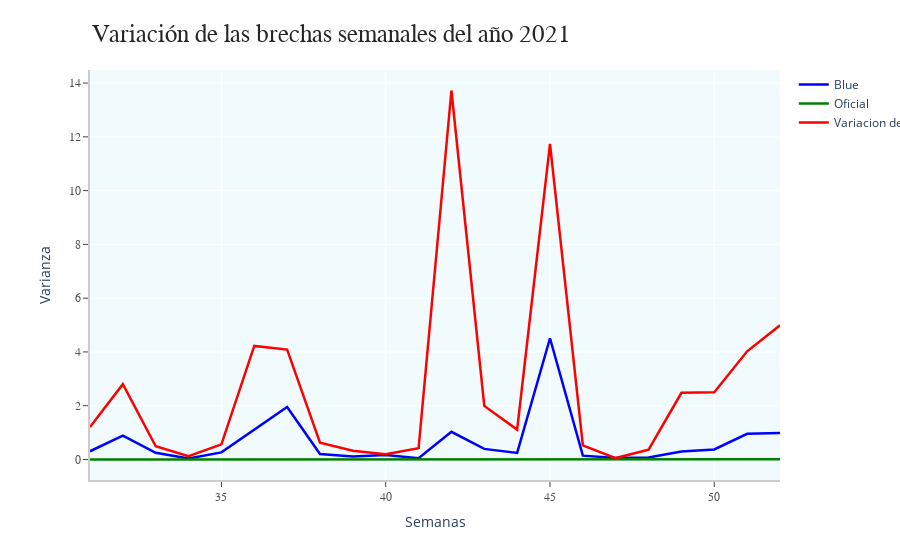
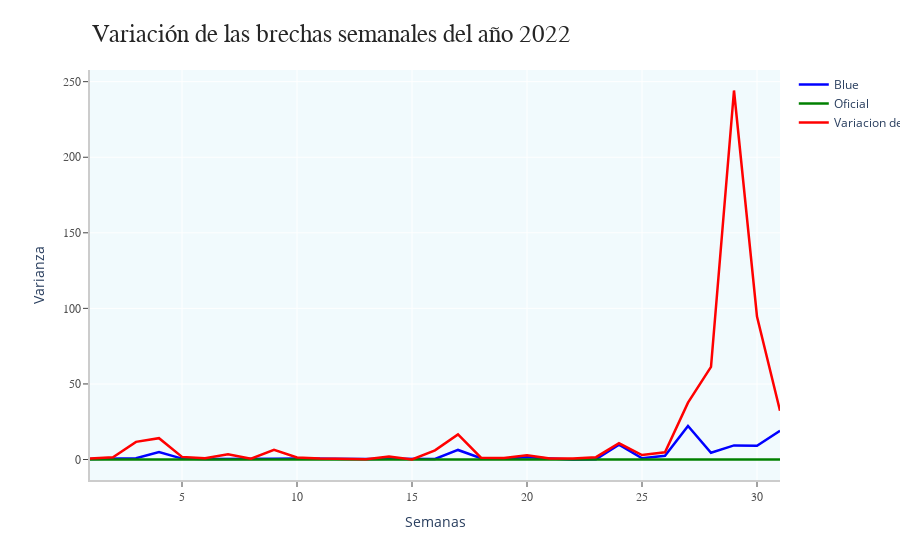

The notebook cell saved with these charts, in order:
### Code cell
import plotly.graph_objects as go
for year in brecha_sem['year'].unique():
    brecha_year = brecha_sem[brecha_sem['year'] == year]
    fig = go.Figure()
    fig.add_trace(go.Scatter(x = brecha_year['week'], y = brecha_year['blue-brecha'], line = dict(color='blue', width=2.5), name = 'Blue'))
    fig.add_trace(go.Scatter(x = brecha_year['week'], y = brecha_year['oficial-brecha'], line = dict(color='green', width=2.5), name = 'Oficial'))
    fig.add_trace(go.Scatter(x = brecha_year['week'], y = brecha_year['variacion'], line = dict(color= 'red', width=2.5), name = 'Variacion de Brecha'))

    annotations = []
    annotations.append(dict(xref='paper', yref='paper', x=0.0, y=1.05,
                              xanchor='left', yanchor='bottom',
                              text=f'Variación de las brechas semanales del año {year}',
                              font=dict(family='Arial',
                                        size=25,
                                        color='rgb(37,37,37)'),
                              showarrow=False))

    fig.update_layout(annotations = annotations,
                   xaxis_title='Semanas',
                   yaxis_title='Varianza',
                   plot_bgcolor='rgba(162,222,241,0.15)', # 'white'
                   margin=dict(
                     autoexpand=False,
                     l=90,
                     r=120,
                     t=70,
                    ),
                   xaxis=dict(
                     showline=True,
                     linecolor='rgb(204, 204, 204)',
                     linewidth=2,
                     ticks='outside',
                     tickfont=dict(
                      family='Arial',
                      size=12,
                      color='rgb(82, 82, 82)'
                      )
                   ),
                   yaxis=dict(
                     showline=True,     
                     linecolor='rgb(204, 204, 204)',
                     linewidth=2,
                     ticks='outside',
                     tickfont=dict(
                      family='Arial',
                      size=12,
                      color='rgb(82, 82, 82)'
                      )
                   )                  
                 )
    fig.show()

### Figure 1 — Plotly figure (JSON) as saved in the notebook; plotly's stock layout.template omitted (floating-point values rounded to 4 significant figures)
{"data": [{"line": {"color": "blue", "width": 2.5}, "name": "Blue", "type": "scatter", "x": [31, 32, 33, 34, 35, 36, 37, 38, 39, 40, 41, 42, 43, 44, 45, 46, 47, 48, 49, 50, 51, 52], "y": [0.3069, 0.8858, 0.2506, 0.03784, 0.2653, 1.121, 1.955, 0.2052, 0.1075, 0.1634, 0.04844, 1.029, 0.3945, 0.244, 4.509, 0.1433, 0.05677, 0.07398, 0.2973, 0.3742, 0.9553, 0.9858]}, {"line": {"color": "green", "width": 2.5}, "name": "Oficial", "type": "scatter", "x": [31, 32, 33, 34, 35, 36, 37, 38, 39, 40, 41, 42, 43, 44, 45, 46, 47, 48, 49, 50, 51, 52], "y": [0.0003199, 0.0008528, 0.00222, 0.0008975, 0.002734, 0.0004495, 0.001507, 0.002658, 0.001525, 0.002145, 0.00368, 0.0007328, 0.0007894, 0.00174, 0.0006322, 0.0002682, 0.002073, 0.002906, 0.00277, 0.001767, 0.003662, 0.007814]}, {"line": {"color": "red", "width": 2.5}, "name": "Variacion de Brecha", "type": "scatter", "x": [31, 32, 33, 34, 35, 36, 37, 38, 39, 40, 41, 42, 43, 44, 45, 46, 47, 48, 49, 50, 51, 52], "y": [1.206, 2.802, 0.4906, 0.1207, 0.5621, 4.225, 4.086, 0.6281, 0.3254, 0.1928, 0.418, 13.72, 1.994, 1.111, 11.74, 0.5287, 0.05317, 0.3666, 2.482, 2.503, 4.024, 4.99]}], "layout": {"annotations": [{"font": {"color": "rgb(37,37,37)", "family": "Arial", "size": 25}, "showarrow": false, "text": "Variación de las brechas semanales del año 2021", "x": 0, "xanchor": "left", "xref": "paper", "y": 1.05, "yanchor": "bottom", "yref": "paper"}], "margin": {"autoexpand": false, "l": 90, "r": 120, "t": 70}, "plot_bgcolor": "rgba(162,222,241,0.15)", "xaxis": {"linecolor": "rgb(204, 204, 204)", "linewidth": 2, "showline": true, "tickfont": {"color": "rgb(82, 82, 82)", "family": "Arial", "size": 12}, "ticks": "outside", "title": {"text": "Semanas"}}, "yaxis": {"linecolor": "rgb(204, 204, 204)", "linewidth": 2, "showline": true, "tickfont": {"color": "rgb(82, 82, 82)", "family": "Arial", "size": 12}, "ticks": "outside", "title": {"text": "Varianza"}}}}

### Figure 2 — Plotly figure (JSON) as saved in the notebook; plotly's stock layout.template omitted (floating-point values rounded to 4 significant figures)
{"data": [{"line": {"color": "blue", "width": 2.5}, "name": "Blue", "type": "scatter", "x": [1, 2, 3, 4, 5, 6, 7, 8, 9, 10, 11, 12, 13, 14, 15, 16, 17, 18, 19, 20, 21, 22, 23, 24, 25, 26, 27, 28, 29, 30, 31], "y": [0.3769, 0.8061, 0.8877, 4.873, 0.6122, 0.3654, 0.3386, 0.1681, 0.5024, 0.627, 0.5071, 0.1795, 0.3207, 0.4934, 0.1942, 0.3713, 6.313, 0.8069, 0.638, 1.511, 0.647, 0.0471, 0.2334, 9.882, 0.7758, 2.516, 22.19, 4.488, 9.338, 9.114, 19.05]}, {"line": {"color": "green", "width": 2.5}, "name": "Oficial", "type": "scatter", "x": [1, 2, 3, 4, 5, 6, 7, 8, 9, 10, 11, 12, 13, 14, 15, 16, 17, 18, 19, 20, 21, 22, 23, 24, 25, 26, 27, 28, 29, 30, 31], "y": [0.01003, 0.003824, 0.004971, 0.002056, 0.001712, 0.005714, 0.005957, 0.006923, 0.04413, 0.00561, 0.007791, 0.01186, 0.007628, 0.01348, 0.02406, 0.05732, 0.01377, 0.01364, 0.01232, 0.01655, 0.01665, 0.01234, 0.01333, 0.01645, 0.0604, 0.009912, 0.01878, 0.01772, 0.02635, 0.02482, 0.04396]}, {"line": {"color": "red", "width": 2.5}, "name": "Variacion de Brecha", "type": "scatter", "x": [1, 2, 3, 4, 5, 6, 7, 8, 9, 10, 11, 12, 13, 14, 15, 16, 17, 18, 19, 20, 21, 22, 23, 24, 25, 26, 27, 28, 29, 30, 31], "y": [0.6817, 1.488, 11.69, 14.12, 1.731, 0.8123, 3.516, 0.5271, 6.35, 1.297, 0.7109, 0.298, 0.2243, 1.987, 0.0601, 6.02, 16.63, 1.17, 0.9761, 2.737, 0.6404, 0.6044, 1.535, 10.73, 2.947, 4.778, 37.63, 61.32, 244.2, 94.54, 32.28]}], "layout": {"annotations": [{"font": {"color": "rgb(37,37,37)", "family": "Arial", "size": 25}, "showarrow": false, "text": "Variación de las brechas semanales del año 2022", "x": 0, "xanchor": "left", "xref": "paper", "y": 1.05, "yanchor": "bottom", "yref": "paper"}], "margin": {"autoexpand": false, "l": 90, "r": 120, "t": 70}, "plot_bgcolor": "rgba(162,222,241,0.15)", "xaxis": {"linecolor": "rgb(204, 204, 204)", "linewidth": 2, "showline": true, "tickfont": {"color": "rgb(82, 82, 82)", "family": "Arial", "size": 12}, "ticks": "outside", "title": {"text": "Semanas"}}, "yaxis": {"linecolor": "rgb(204, 204, 204)", "linewidth": 2, "showline": true, "tickfont": {"color": "rgb(82, 82, 82)", "family": "Arial", "size": 12}, "ticks": "outside", "title": {"text": "Varianza"}}}}
